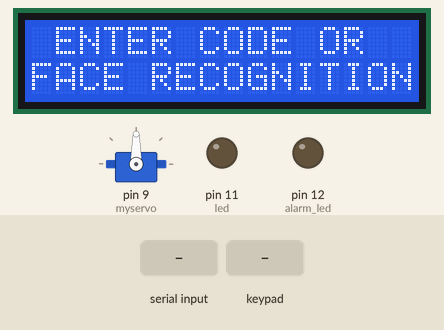
Simulated run of this sketch. Board: Arduino Uno, built with avr-gcc and run on an emulated ATmega328P. Shown: servo, 16×2 character LCD, output pins drawn as LEDs (lit = HIGH). Dashed ring = blinking. Inputs (shaded band) come from the test bench. What the sketch prints to the serial monitor is not drawn.

Above: at 1.2 s.
1.3 s: "1" received over Serial
At 4.2 s:
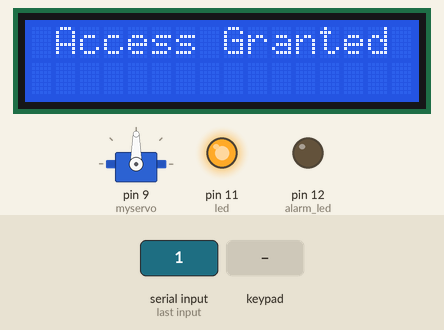
4.3 s: key '1' pressed
At 10.1 s:
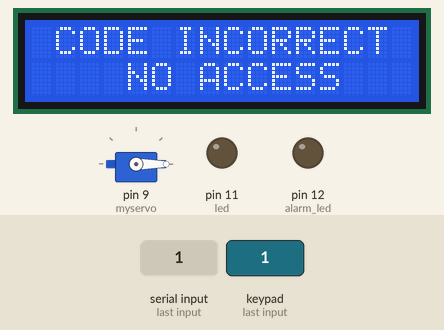
10.3 s: key '2' pressed
At 12.8 s:
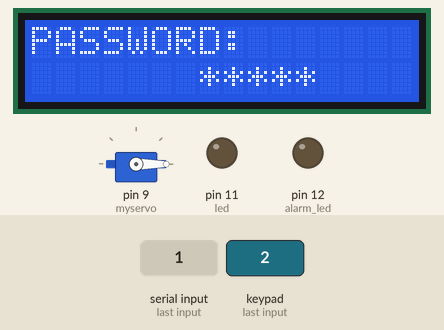
13.3 s: keypad keys 0 1 2 3 pressed 0.4 s apart
At 16.3 s:
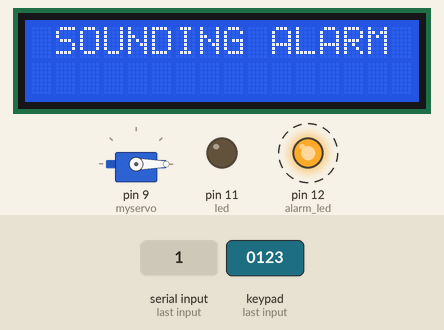
Timing chart, 0 to 18.9 s (numbered marks = the images above; inputs shaded):
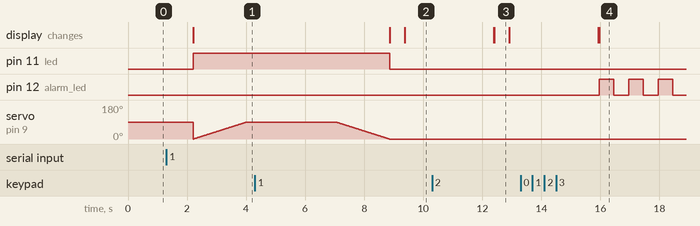

The sketch:

facial_servo_controller.ino
```cpp
#include <LiquidCrystal.h>
#include <Servo.h>
#include <Keypad.h>

Servo myservo;
const int led = 11;
const int alarm_led = 12;
int data = 0;
int servo_pos = 0;
int alarm_count = 0;
int flag = 0;
const int max_password = 4;
char my_password[max_password] = "";
LiquidCrystal lcd(A4, A5, A3, A2, A1, A0);
const byte rows=4;
const byte cols=3;

char key[rows][cols]={
{'1','2','3'},
{'4','5','6'},
{'7','8','9'},
{'*','0','#'}
};
byte rowPins[rows]={2,3,4,5};
byte colPins[cols]={6,7,8};
Keypad keypad= Keypad(makeKeymap(key),rowPins,colPins,rows,cols);
char* password="0123"; //Setting the password
int currentposition=0; //Position of LCD Cursor

void setup()
{
  pinMode(led, OUTPUT);
  pinMode(alarm_led, OUTPUT);
  myservo.attach(9);
  digitalWrite (led, LOW);
  digitalWrite(alarm_led, LOW);
  Serial.begin(9600);
  Serial.println("Connection Established!");
  DisplayScreen();
  lcd.begin(16,2);
}

void loop(){
  int l;
  char code = keypad.getKey();

  if(currentposition == 0){
    DisplayScreen();
  }

  if(Serial.available() > 0)
  {
    data = Serial.read();
  }

  if (flag == 0 && data == '1')
  {
    OpenDoor();
    flag = 1;
  }
  else if (data == '0')
  {
    digitalWrite (led, LOW);
    flag = 0;
  }

  if(code!=NO_KEY){
    lcd.clear();
    lcd.setCursor(0,0);
    lcd.print("PASSWORD:");
    lcd.setCursor(7,1);
    lcd.print(" ");
    lcd.setCursor(7,1);

    for(currentposition=0;currentposition<=max_password;++currentposition){
      lcd.print("*");
      my_password[currentposition] = code;
    }

    if(my_password == password){
      OpenDoor();
      my_password[0] = "\0";
    }

    else{
      alarm_count++;
      my_password[0] = "\0";
      if(alarm_count >= 3){
        Ring_Alarm();
      }
      else{
        incorrect();
      }

      //currentposition = 0;
    }
  }
}

void DisplayScreen(){
  lcd.setCursor(0,0);
  lcd.println(" ENTER CODE OR");
  lcd.setCursor(0,1);
  lcd.println("FACE RECOGNITION");
}

void OpenDoor(){
  delay(900);

  lcd.clear();
  lcd.setCursor(0,0);
  lcd.println(" Access Granted");

  digitalWrite (led, HIGH);

  for(servo_pos = 0; servo_pos <= 90; servo_pos += 1){
    myservo.write(servo_pos);
    delay(20);
  }

  delay(3000);

  for(servo_pos = 90; servo_pos >= 0; servo_pos -= 1){
    myservo.write(servo_pos);
    delay(20);
  }
  digitalWrite(led, LOW);
}

void incorrect()
{
  delay(500);
  lcd.clear();
  lcd.setCursor(1,0);
  lcd.print("CODE");
  lcd.setCursor(6,0);
  lcd.print("INCORRECT");
  lcd.setCursor(15,1);
  lcd.println(" ");
  lcd.setCursor(4,1);
  lcd.println("NO ACCESS");

  lcd.setCursor(13,1);
  lcd.println(" ");
  Serial.println("CODE INCORRECT YOU ARE UNAUTHORIZED");
  delay(3000);
  lcd.clear();
  DisplayScreen();
}


void SerialFlush(){
  while(Serial.available() > 0){
    char t = Serial.read();
  }
}

void Ring_Alarm(){
  lcd.clear();
  lcd.setCursor(1,0);
  lcd.print("SOUNDING ALARM ");

  digitalWrite(alarm_led, HIGH);
  delay(500);
  digitalWrite(alarm_led, LOW);
  delay(500);
  digitalWrite(alarm_led, HIGH);
  delay(500);
  digitalWrite(alarm_led, LOW);
  delay(500);
  digitalWrite(alarm_led, HIGH);
  delay(500);
  digitalWrite(alarm_led, LOW);
  delay(500);
  DisplayScreen();
  alarm_count = 0;
}
```

Measured:
- after the input at 1.3 s, pin 11 (led): LOW → HIGH after 0.91 s; the display: changes after 0.91 s (image 1)
- after the input at 4.3 s, the display: first changes after 4.6 s (image 2 shows a later state)
- after the input at 10.3 s, the display: first differs from a run without the input after 2.1 s (image 3)
- after the input at 13.3 s, pin 12 (alarm_led): alternates HIGH for 0.50 s and LOW for 0.50 s, starting after 2.7 s; the display: first differs from a run without the input after 2.7 s (image 4)
- what the display in image 3 shows lasts 0.5 s, from 12.4 s to 12.9 s
